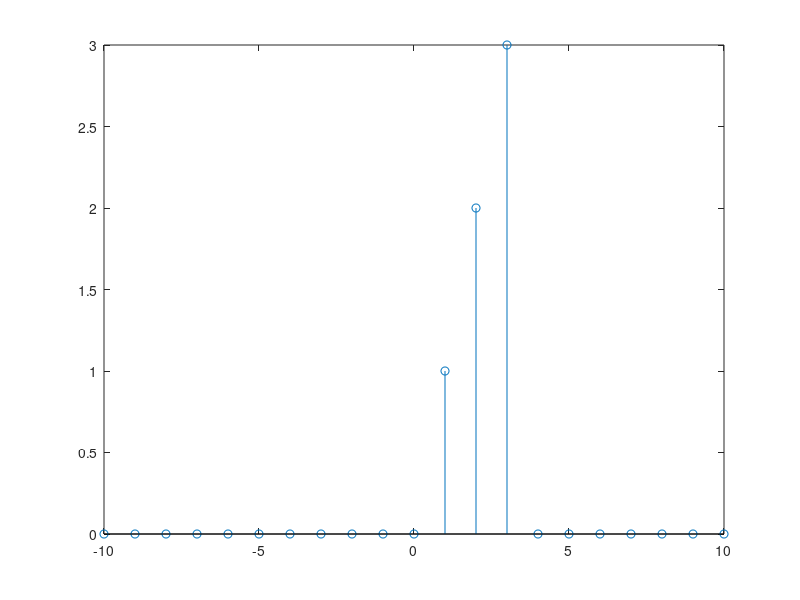

MATLAB code for this plot:
clc 
clear all 
close all
n=-10:10;
u1=[zeros(1,10),ones(1,11)];%u(n)
u2=[zeros(1,14),ones(1,7)]%u(n-4);
w=u1-u2;
%stem(n,w,'k')
grid on
axis([-10 10 -1 2])
title('w[n]=u[n]-u[n-4]');
ylabel('w[n]');
xlabel('n');


u3=[zeros(1,18),ones(1,3)];%u(n-8)
x=(n.*u1)-(2.*(n-4).*u2)+((n-8).*u3)
%stem(n,x,'k')
grid on
axis([-10 10 -1 5])
title('x[n]=n*u[n]-2(n-4)u[n-4]+(n-8)u[n-8]')
xlabel('n')
ylabel('x[n]')



s2=w.*w.*x;
stem(n,s2)
